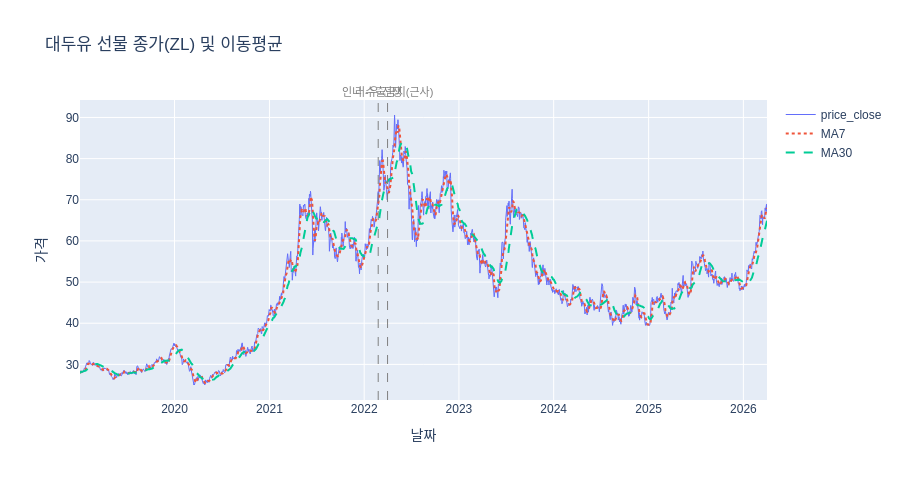

Source (notebook cell):
### Markdown cell above
## 2. 대두유 가격 시계열 (`plotly`)

- **종가** `price_close`와 **7일·30일 이동평균**을 겹쳐 그립니다.
- 참고용 **수직선**: 러시아-우크라이나 전쟁 개시일(2022-02-24), 인도네시아 팜유 수출 제한(2022-04-01 근사) — 해석은 단순 타임라인 표시입니다.

### Code cell
import plotly.graph_objects as go
import plotly.io as pio

# Plotly 한글: 브라우저/노트북이 참조할 폰트 스택 (matplotlib rcParams와 별개)
_PLOTLY_KO_FONT = "AppleGothic, 'Apple SD Gothic Neo', 'Malgun Gothic', sans-serif"

# 설정 셀을 다시 실행하지 않은 경우에도 notebook_connected+nbformat 오류 방지
if "vscode" in pio.renderers:
    pio.renderers.default = "vscode"

# 종가 및 이동평균 (master_daily에 price_ma_7 등이 있으나 여기서는 동일 정의로 오버레이)
px = df["price_close"].astype(float)
ma7 = px.rolling(7, min_periods=1).mean()
ma30 = px.rolling(30, min_periods=1).mean()

fig = go.Figure()
fig.add_trace(go.Scatter(x=px.index, y=px, name="price_close", mode="lines", line=dict(width=1)))
fig.add_trace(go.Scatter(x=ma7.index, y=ma7, name="MA7", mode="lines", line=dict(dash="dot")))
fig.add_trace(go.Scatter(x=ma30.index, y=ma30, name="MA30", mode="lines", line=dict(dash="dash")))

# 주요 이벤트 수직선 (날짜 축은 datetime)
이벤트 = [
    ("2022-02-24", "러-우 전쟁"),
    ("2022-04-01", "인니 수출금지(근사)"),
]
for d, label in 이벤트:
    fig.add_shape(
        type="line",
        x0=d,
        x1=d,
        y0=0,
        y1=1,
        xref="x",
        yref="paper",
        line=dict(color="gray", width=1, dash="dash"),
    )
    fig.add_annotation(
        x=d,
        y=1,
        xref="x",
        yref="paper",
        text=label,
        showarrow=False,
        yanchor="bottom",
        font=dict(size=11, color="gray", family=_PLOTLY_KO_FONT),
    )

fig.update_layout(
    title="대두유 선물 종가(ZL) 및 이동평균",
    xaxis_title="날짜",
    yaxis_title="가격",
    hovermode="x unified",
    height=480,
    font=dict(family=_PLOTLY_KO_FONT),
)
fig.show()

### Figure 1 — Plotly figure (JSON) as saved in the notebook; plotly's stock layout.template omitted (floating-point values rounded to 4 significant figures; data arrays with more than 128 entries replaced by an {"elided": "..."} marker saying what was removed)
{"data": [{"line": {"width": 1}, "mode": "lines", "name": "price_close", "type": "scatter", "x": {"elided": "1824 str values"}, "y": {"elided": "1824 float values"}}, {"line": {"dash": "dot"}, "mode": "lines", "name": "MA7", "type": "scatter", "x": {"elided": "1824 str values"}, "y": {"elided": "1824 float values"}}, {"line": {"dash": "dash"}, "mode": "lines", "name": "MA30", "type": "scatter", "x": {"elided": "1824 str values"}, "y": {"elided": "1824 float values"}}], "layout": {"annotations": [{"font": {"color": "gray", "family": "AppleGothic, 'Apple SD Gothic Neo', 'Malgun Gothic', sans-serif", "size": 11}, "showarrow": false, "text": "러-우 전쟁", "x": "2022-02-24", "xref": "x", "y": 1, "yanchor": "bottom", "yref": "paper"}, {"font": {"color": "gray", "family": "AppleGothic, 'Apple SD Gothic Neo', 'Malgun Gothic', sans-serif", "size": 11}, "showarrow": false, "text": "인니 수출금지(근사)", "x": "2022-04-01", "xref": "x", "y": 1, "yanchor": "bottom", "yref": "paper"}], "font": {"family": "AppleGothic, 'Apple SD Gothic Neo', 'Malgun Gothic', sans-serif"}, "height": 480, "hovermode": "x unified", "shapes": [{"line": {"color": "gray", "dash": "dash", "width": 1}, "type": "line", "x0": "2022-02-24", "x1": "2022-02-24", "xref": "x", "y0": 0, "y1": 1, "yref": "paper"}, {"line": {"color": "gray", "dash": "dash", "width": 1}, "type": "line", "x0": "2022-04-01", "x1": "2022-04-01", "xref": "x", "y0": 0, "y1": 1, "yref": "paper"}], "title": {"text": "대두유 선물 종가(ZL) 및 이동평균"}, "xaxis": {"title": {"text": "날짜"}}, "yaxis": {"title": {"text": "가격"}}}}
